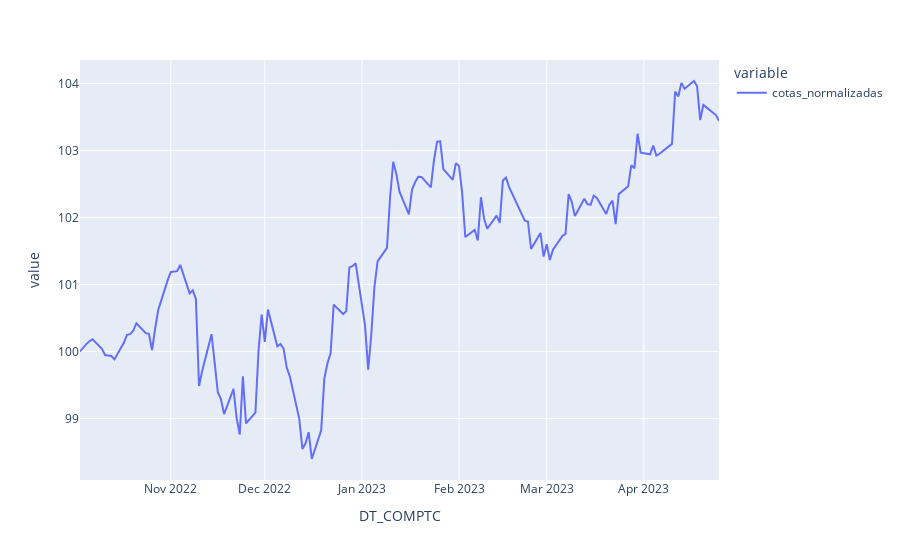

Notebook code cell kept with this figure:
### Code cell
#Axiom Infinity
cpnj_axiom_infinity = '46.649.069/0001-41'
den_social_axiom_infinity = 'AXIOM INFINITY FUNDO DE INVESTIMENTO MULTIMERCADO CRÉDITO PRIVADO'

infinity_fund = consulta_fundo(informes, cpnj_axiom_infinity)
infinity_fund['cotas_normalizadas'].plot()

### Figure 1 — Plotly figure (JSON) as saved in the notebook; plotly's stock layout.template omitted (floating-point values rounded to 4 significant figures; data arrays with more than 128 entries replaced by an {"elided": "..."} marker saying what was removed)
{"data": [{"hovertemplate": "variable=cotas_normalizadas<br>DT_COMPTC=%{x}<br>value=%{y}<extra></extra>", "legendgroup": "cotas_normalizadas", "line": {"color": "#636efa", "dash": "solid"}, "marker": {"symbol": "circle"}, "mode": "lines", "name": "cotas_normalizadas", "orientation": "v", "showlegend": true, "type": "scatter", "x": {"elided": "140 str values"}, "xaxis": "x", "y": {"elided": "140 float values"}, "yaxis": "y"}], "layout": {"legend": {"title": {"text": "variable"}, "tracegroupgap": 0}, "margin": {"t": 60}, "xaxis": {"anchor": "y", "domain": [0, 1], "title": {"text": "DT_COMPTC"}}, "yaxis": {"anchor": "x", "domain": [0, 1], "title": {"text": "value"}}}}
